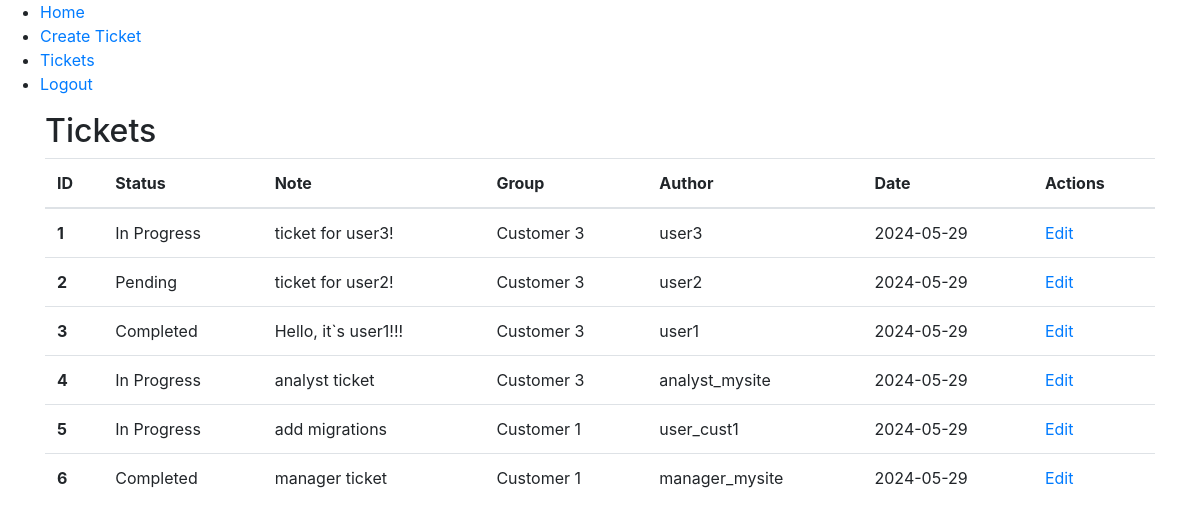
The page /tickets (signed in) on the database its author committed.
### mysite/models.py (models this page shows, shortened)
class Ticket(db.Model):
    id = db.Column(db.Integer, primary_key=True)
    status = db.Column(db.String(20), nullable=False, default='Pending')
    note = db.Column(db.Text, nullable=False)
    date_posted = db.Column(db.DateTime, nullable=False, default=datetime.now)
    user_id = db.Column(db.Integer, db.ForeignKey('user.id'), nullable=False)
    group_id = db.Column(db.Integer, db.ForeignKey('group.id'), nullable=False)

class Group(db.Model):
    id = db.Column(db.Integer, primary_key=True)
    name = db.Column(db.String(20), unique=True, nullable=False)
    users = db.relationship('User', backref='group', lazy=True)
    tickets = db.relationship('Ticket', backref='group', lazy=True)

class User(db.Model, UserMixin):
    id = db.Column(db.Integer, primary_key=True)
    login = db.Column(db.String(20), unique=True, nullable=False)
    password = db.Column(db.String(60), nullable=False)
    role_id = db.Column(db.Integer, db.ForeignKey('role.id'), nullable=False)
    group_id = db.Column(db.Integer, db.ForeignKey('group.id'), nullable=True)
    tickets = db.relationship('Ticket', backref='author', lazy=True, cascade="all, delete-orphan")
    role = db.relationship('Role', back_populates='users')
    def __str__(self):
        return self.login

### mysite/routes.py (the view)
@app.route('/tickets')
@login_required
def show_tickets():
    tickets = Ticket.query.all()
    return render_template('tickets.html', tickets=tickets)

### mysite/models.py (called while the page is built)
@manager.user_loader
def load_user(user_id):
    return User.query.get(int(user_id))

### mysite/templates/tickets.html (shortened to what this page needs)
{% extends "base.html" %}
{% block content %}
    <div class="container">
        <h2>Tickets</h2>
        <table class="table">
            <thead>
                <tr>
                    <th scope="col">ID</th>
                    <th scope="col">Status</th>
                    <th scope="col">Note</th>
                    <th scope="col">Group</th>
                    <th scope="col">Author</th>
                    <th scope="col">Date</th>
                    <th scope="col">Actions</th>
                </tr>
            </thead>
            <tbody>
            {% for ticket in tickets %}
                <tr>
                    <th scope="row">{{ ticket.id }}</th>
                    <td>{{ ticket.status }}</td>
                    <td>{{ ticket.note }}</td>
                    <td>{{ ticket.group.name }}</td>
                    <td>{{ ticket.author }}</td>
                    <td>{{ ticket.date_posted.strftime('%Y-%m-%d') }}</td>
                    <td><a href="{{ url_for('edit_ticket', ticket_id=ticket.id) }}">Edit</a></td>
                </tr>
            {% endfor %}
            </tbody>
        </table>
    </div>
{% endblock %}

### mysite/templates/base.html (shortened to what this page needs)
<!DOCTYPE html>
<html lang="en">
<head>
    <link rel="stylesheet" href="https://maxcdn.bootstrapcdn.com/bootstrap/4.5.2/css/bootstrap.min.css">
</head>
<body>
    <nav>
        <ul>
            <li><a href="{{ url_for('home') }}">Home</a></li>
            {% if current_user.is_authenticated %}
                <li><a href="{{ url_for('create_ticket') }}">Create Ticket</a></li>
                <li><a href="{{ url_for('show_tickets') }}">Tickets</a></li>
                <li><a href="{{ url_for('logout') }}">Logout</a></li>
            {% else %}
                <li><a href="{{ url_for('login_page') }}">Login</a></li>
                <li><a href="{{ url_for('register') }}">Register</a></li>
            {% endif %}
        </ul>
    </nav>
    <div class="content">
        {% block content %}{% endblock %}
    </div>
</body>
</html>

### rows shown on the page
Ticket: id "1", status "In Progress", note "ticket for user3!", group.name "Customer 3", author "user3", date_posted "2024-05-29"
Ticket: id "2", status "Pending", note "ticket for user2!", group.name "Customer 3", author "user2", date_posted "2024-05-29"
Ticket: id "3", status "Completed", note "Hello, it`s user1!!!", group.name "Customer 3", author "user1", date_posted "2024-05-29"
Ticket: id "4", status "In Progress", note "analyst ticket", group.name "Customer 3", author "analyst_mysite", date_posted "2024-05-29"
Ticket: id "5", status "In Progress", note "add migrations", group.name "Customer 1", author "user_cust1", date_posted "2024-05-29"
Ticket: id "6", status "Completed", note "manager ticket", group.name "Customer 1", author "manager_mysite", date_posted "2024-05-29"
